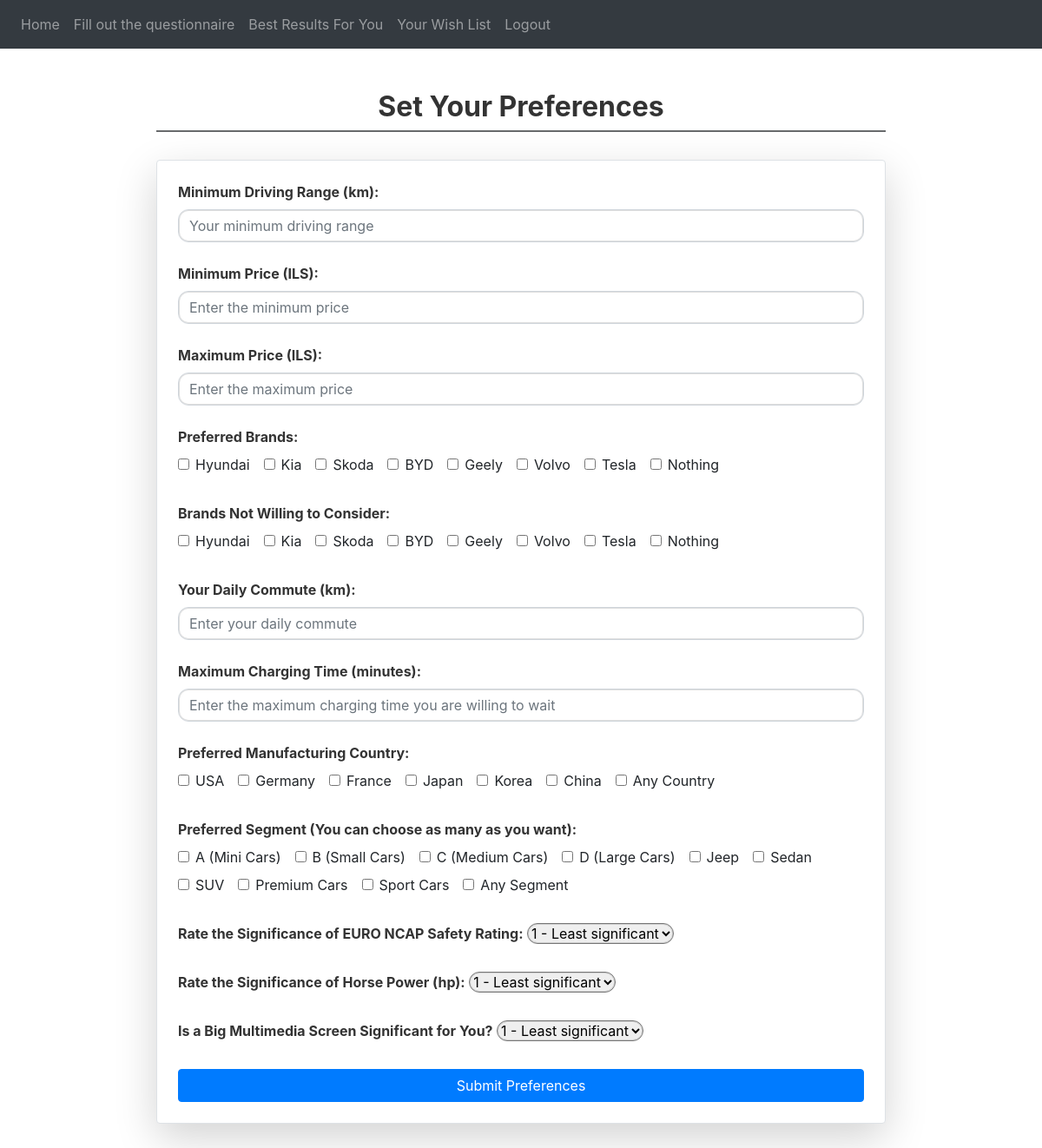
Before: /preferences (signed in) with the older database file.
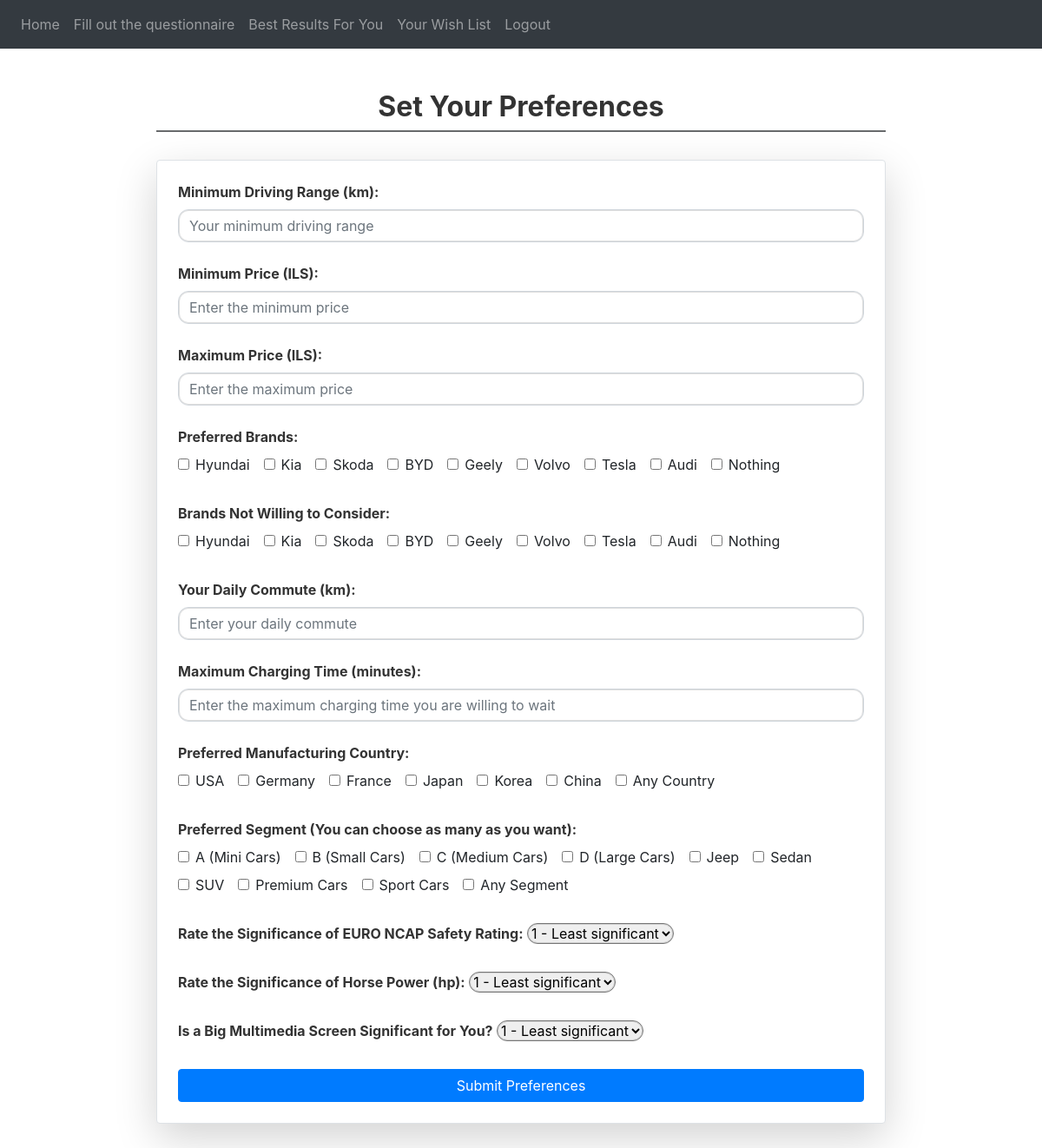
After: the same page with the newer database file.
### website/models.py (models this page shows)
class CarBrand(db.Model):
    id = db.Column(db.Integer, primary_key=True)
    name = db.Column(db.String(100), unique=True)
    cars = db.relationship('Car', backref='brand', lazy=True)

### website/views.py (the view, shortened to what this page needs)
@views.route('/preferences', methods=['GET', 'POST'])
@login_required
def preferences():
    car_brands = CarBrand.query.all()
    return render_template("preferences.html", car_brands=car_brands,  user=current_user)

### website/__init__.py (called while the page is built)
def create_app():
    app = Flask(__name__)
    app.config['SECRET_KEY'] = 'hjshjhdjah kjshkjdhjs'
    app.config['SQLALCHEMY_DATABASE_URI'] = f'sqlite:///{DB_NAME}'
    db.init_app(app)
    migrate.init_app(app, db)
    from .views import views
    from .auth import auth
    from .admin import admin
    app.register_blueprint(views, url_prefix='/')
    app.register_blueprint(auth, url_prefix='/')
    app.register_blueprint(admin, url_prefix='/')
    from .models import User, Note
    if not path.exists('instance/' + DB_NAME):
        with app.app_context():
            db.create_all()
        print('Created Database!')
    else:
        print('Database exist!')
    login_manager = LoginManager()
    login_manager.login_view = 'auth.login'
    login_manager.init_app(app)
    @login_manager.user_loader
    def load_user(id):
        return User.query.get(int(id))
    return app

### website/templates/preferences.html (shortened to what this page needs)
{% extends "base.html" %}
{% block content %}
<div class="container mt-5">
    <h3 class="section-header text-center">Set Your Preferences</h3>
    <form id="preferencesForm" method="POST" class="p-4 border rounded shadow-lg bg-white">
        <div class="mb-4">
            <label for="minRange" class="form-label">Minimum Driving Range (km):</label>
            <input type="number" id="minRange" class="form-control" name="minRange"
                placeholder="Your minimum driving range" required>
        </div>
        <div class="mb-4">
            <label for="minPrice" class="form-label">Minimum Price (ILS):</label>
            <input type="number" id="minPrice" class="form-control" name="minPrice"
                placeholder="Enter the minimum price" required>
        </div>
        <div class="mb-4">
            <label for="maxPrice" class="form-label">Maximum Price (ILS):</label>
            <input type="number" id="maxPrice" class="form-control" name="maxPrice"
                placeholder="Enter the maximum price" required>
        </div>
        <div class="mb-4">
            <label class="form-label">Preferred Brands:</label>
            <div class="checkbox-group">
                {% for brand in car_brands %}
                <div class="form-check checkbox-inline">
                    <input type="checkbox" id="{{ brand.name }}" name="preferredBrands" value="{{ brand.name }}"
                        class="form-check-input">
                    <label for="{{ brand.name }}" class="form-check-label">{{ brand.name }}</label>
                </div>
                {% endfor %}
                <div class="form-check checkbox-inline">
                    <input type="checkbox" id="nothing" name="preferredBrands" value="nothing" class="form-check-input">
                    <label for="nothing" class="form-check-label">Nothing</label>
                </div>
            </div>
        </div>
        <div class="mb-4">
            <label class="form-label">Brands Not Willing to Consider:</label>
            <div class="checkbox-group">
                {% for brand in car_brands %}
                <div class="form-check checkbox-inline">
                    <input type="checkbox" id="{{ brand.name }}" name="no_way_brands" value="{{ brand.name }}"
                        class="form-check-input">
                    <label for="{{ brand.name }}" class="form-check-label">{{ brand.name }}</label>
                </div>
                {% endfor %}
                <div class="form-check checkbox-inline">
                    <input type="checkbox" id="nothing2" name="no_way_brands" value="nothing" class="form-check-input">
                    <label for="nothing2" class="form-check-label">Nothing</label>
                </div>
            </div>
        </div>
        <div class="mb-4">
            <label for="daily_commute" class="form-label">Your Daily Commute (km):</label>
            <input type="number" id="daily_commute" class="form-control" name="daily_commute"
                placeholder="Enter your daily commute" required>
        </div>
        <div class="mb-4">
            <label for="fastChargingMaxTime" class="form-label">Maximum Charging Time (minutes):</label>
            <input type="number" id="fastChargingMaxTime" class="form-control" name="fastChargingMaxTime"
                placeholder="Enter the maximum charging time you are willing to wait" required>
        </div>
        <div class="mb-4">
            <label class="form-label">Preferred Manufacturing Country:</label>
            <div class="checkbox-group">
                {% for country in ["USA", "Germany", "France", "Japan", "Korea", "China"] %}
                <div class="form-check checkbox-inline">
                    <input type="checkbox" id="{{ country }}" name="manufacturing_country" value="{{ country }}"
                        class="form-check-input">
                    <label for="{{ country }}" class="form-check-label">{{ country }}</label>
                </div>
                {% endfor %}
                <div class="form-check checkbox-inline">
                    <input type="checkbox" id="any_country" name="manufacturing_country" value="Any_Country"
                        class="form-check-input">
                    <label for="any_country" class="form-check-label">Any Country</label>
                </div>
            </div>
        </div>
        <div class="mb-4">
            <label class="form-label">Preferred Segment (You can choose as many as you want):</label>
            <div class="checkbox-group">
                {% for segment in ["A (Mini Cars)", "B (Small Cars)", "C (Medium Cars)", "D (Large Cars)", "Jeep",
                "Sedan", "SUV", "Premium Cars", "Sport Cars"] %}
                <div class="form-check checkbox-inline">
                    <input type="checkbox" id="{{ segment }}" name="car_segment" value="{{ segment }}"
                        class="form-check-input">
                    <label for="{{ segment }}" class="form-check-label">{{ segment }}</label>
                </div>
                {% endfor %}
                <div class="form-check checkbox-inline">
                    <input type="checkbox" id="any_segment" name="car_segment" value="Any_segment"
                        class="form-check-input">
                    <label for="any_segment" class="form-check-label">Any Segment</label>
                </div>
            </div>
        </div>
        <div class="mb-4">
            <label for="ncap_rating" class="form-label">Rate the Significance of EURO NCAP Safety Rating:</label>
            <select id="ncap_rating" name="ncap_rating" class="form-select" required>
                <option value="1">1 - Least significant</option>
            </select>
        </div>
        <div class="mb-4">
            <label for="horse_power_rating" class="form-label">Rate the Significance of Horse Power (hp):</label>
            <select id="horse_power_rating" name="horse_power_rating" class="form-select" required>
                <option value="1">1 - Least significant</option>
            </select>
        </div>
        <div class="mb-4">
            <label for="screen_size" class="form-label">Is a Big Multimedia Screen Significant for You?</label>
            <select id="screen_size" name="screen_size" class="form-select" required>
                <option value="1">1 - Least significant</option>
            </select>
        </div>
        <div class="text-center mt-4">
            <button type="submit" class="btn btn-primary w-100">Submit Preferences</button>
        </div>
    </form>
</div>
<br />
<br />
{% endblock %}

### website/templates/base.html (shortened to what this page needs)
<!DOCTYPE html>
<html>
    <head>
        <link
          rel="stylesheet"
          href="https://stackpath.bootstrapcdn.com/bootstrap/4.4.1/css/bootstrap.min.css"
        />
        <link
      rel="stylesheet"
      href="https://stackpath.bootstrapcdn.com/font-awesome/4.7.0/css/font-awesome.min.css"
    />
    </head>
    <body>
        <nav class="navbar navbar-expand-lg navbar-dark bg-dark">
            <div class="collapse navbar-collapse" id="navbar">
                <div class="navbar-nav">
                  {% if user.is_authenticated %}
                  <a class="nav-item nav-link" id="home" href="/" home>Home</a>
                  <a class="nav-item nav-link" id="preferences" href="/preferences">Fill out the questionnaire</a>
                  <a class="nav-item nav-link" id="results" href="/results">Best Results For You</a>
                  <a class="nav-item nav-link" id="wish-list" href="/wish-list">Your Wish List</a>
                  <a class="nav-item nav-link" id="logout" href="/logout">Logout</a>
                  {% else %}
                  <a class="nav-item nav-link" id="login" href="/login">Login</a>
                  <a class="nav-item nav-link" id="signUp" href="/sign-up">Sign Up</a>
                  {% endif %}
                </div>
            </div>
        </nav>
        <div class="container">
            {% block content %}
            {% endblock %}
        </div>
    </body>
</html>
</html>

### website/templates/preferences.html (style rules this page uses)
.form-control, .form-select { border-radius: 0.75rem; box-shadow: inset 0 0 0 1px rgba(0, 0, 0, 0.125); transition: border-color 0.2s ease-in-out, box-shadow 0.2s ease-in-out; }
.btn-primary { background-color: #007bff; border-color: #007bff; transition: background-color 0.2s ease, border-color 0.2s ease; }
.form-check-label { margin-bottom: 0; }
.container { max-width: 900px; }
.form-label { font-weight: bold; color: #333; }
.border { border: 1px solid #dee2e6; }
.rounded { border-radius: 0.75rem; }
.shadow-lg { box-shadow: 0 0 0 0.2rem rgba(0, 0, 0, 0.2); }
.text-center { text-align: center; }
.w-100 { width: 100%; }
.section-header { font-size: 2rem; font-weight: 700; color: #333; border-bottom: 2px solid #686a6c; padding-bottom: 0.5rem; margin-bottom: 2rem; }
.form-check { margin-bottom: 0.5rem; }
.form-check-label { font-size: 1rem; }
.form-check-input { margin-right: 0.5rem; }
.checkbox-inline { display: inline-block; margin-right: 1rem; }
.checkbox-group { display: flex; flex-wrap: wrap; }

Changed rows visible on the page:
added CarBrand: name "Audi"
